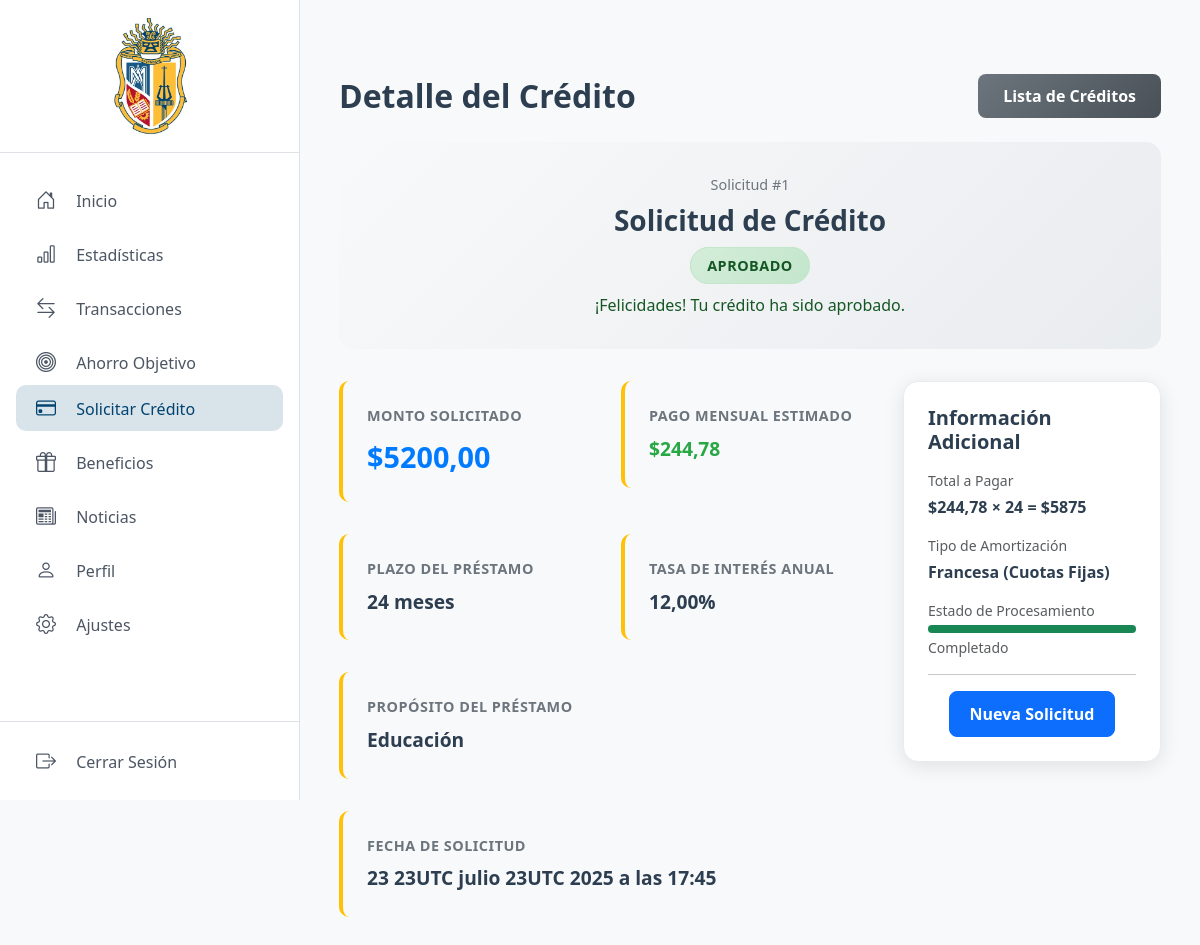
The page /credits/1/detail/ (signed in) on the database its author committed.
### credits/models.py (models this page shows, shortened)
class Credit(models.Model):
    STATUS_CHOICES = (
        ('pending', 'Pendiente'),
        ('approved', 'Aprobado'),
        ('rejected', 'Rechazado'),
        ('active', 'Activo'),
        ('paid', 'Pagado'),
        ('defaulted', 'Incumplido'),
    )
    TERM_CHOICES = (
        (12, '12 meses'),
        (24, '24 meses'),
        (36, '36 meses'),
        (48, '48 meses'),
    )
    wallet = models.ForeignKey(Wallet, on_delete=models.CASCADE, related_name='credits')
    amount = models.DecimalField(max_digits=10, decimal_places=2)
    interest_rate = models.DecimalField(max_digits=5, decimal_places=2)
    term = models.IntegerField(choices=TERM_CHOICES)  # Plazo en meses
    purpose = models.CharField(max_length=255, blank=True, null=True)
    estimated_monthly_payment = models.DecimalField(max_digits=10, decimal_places=2)
    status = models.CharField(max_length=20, choices=STATUS_CHOICES, default='pending')
    created_at = models.DateTimeField(auto_now_add=True)
    updated_at = models.DateTimeField(auto_now=True)

### credits/views.py (the view)
# urls.py: path('<int:credit_id>/detail/', views.credit_detail, name='credit_detail'),
@login_required
def credit_detail(request, credit_id):
    credit = get_object_or_404(Credit, id=credit_id, wallet__user=request.user)
    context = {
        'credit': credit
    }
    return render(request, 'credits/credit_detail.html', context)

### credits/templates/credits/credit_detail.html (shortened to what this page needs)
{% extends 'base.html' %}
{% block content %}
<div class="container-fluid px-4 py-4">
    <div class="row">
        <div class="col-12">
            <div class="d-flex justify-content-between align-items-center mb-4">
                <h2 class="mb-0" style="color: #2c3e50; font-weight: 600;">Detalle del Crédito</h2>
                <a href="{% url 'credit_list' %}" class="back-btn">
                    Lista de Créditos
                </a>
            </div>
            <div class="header-section">
                <div class="credit-id mb-2">Solicitud #{{ credit.id }}</div>
                <h3 class="mb-3" style="color: #2c3e50; font-weight: 600;">Solicitud de Crédito</h3>
                <span class="status-badge status-{{ credit.status }}">
                    {{ credit.get_status_display }}
                </span>
                {% if credit.status == 'pending' %}
                <div class="mt-3">
                    <p class="mb-0" style="color: #856404; font-weight: 500;">
                        <i class="fas fa-clock mr-2"></i>
                        Tu solicitud está siendo revisada. Recibirás una notificación cuando sea procesada.
                    </p>
                </div>
                {% elif credit.status == 'approved' %}
                <div class="mt-3">
                    <p class="mb-0" style="color: #155724; font-weight: 500;">
                        ¡Felicidades! Tu crédito ha sido aprobado.
                    </p>
                </div>
                {% endif %}
            </div>
            <div class="row">
                <div class="col-lg-8">
                    <div class="row">
                        <div class="col-md-6 mb-3">
                            <div class="detail-item">
                                <div class="detail-label">Monto Solicitado</div>
                                <div class="detail-value amount">${{ credit.amount }}</div>
                            </div>
                        </div>
                        <div class="col-md-6 mb-3">
                            <div class="detail-item">
                                <div class="detail-label">Pago Mensual Estimado</div>
                                <div class="detail-value payment">${{ credit.estimated_monthly_payment }}</div>
                            </div>
                        </div>
                        <div class="col-md-6 mb-3">
                            <div class="detail-item">
                                <div class="detail-label">Plazo del Préstamo</div>
                                <div class="detail-value">{{ credit.term }} meses</div>
                            </div>
                        </div>
                        <div class="col-md-6 mb-3">
                            <div class="detail-item">
                                <div class="detail-label">Tasa de Interés Anual</div>
                                <div class="detail-value">{{ credit.interest_rate }}%</div>
                            </div>
                        </div>
                        <div class="col-12 mb-3">
                            <div class="detail-item">
                                <div class="detail-label">Propósito del Préstamo</div>
                                <div class="detail-value">{{ credit.purpose }}</div>
                            </div>
                        </div>
                        <div class="col-12 mb-3">
                            <div class="detail-item">
                                <div class="detail-label">Fecha de Solicitud</div>
                                <div class="detail-value">{{ credit.created_at|date:"d de F de Y" }} a las {{ credit.created_at|date:"H:i" }}</div>
                            </div>
                        </div>
                    </div>
                </div>
                <div class="col-lg-4">
                    <div class="detail-card p-4">
                        <h5 class="mb-3" style="color: #2c3e50; font-weight: 600;">Información Adicional</h5>
                        <div class="mb-3">
                            <small class="text-muted d-block mb-1">Total a Pagar</small>
                            <strong style="color: #2c3e50;">${{ credit.estimated_monthly_payment|floatformat:2 }} × {{ credit.term }} = ${% widthratio credit.estimated_monthly_payment 1 credit.term %}</strong>
                        </div>
                        <div class="mb-3">
                            <small class="text-muted d-block mb-1">Tipo de Amortización</small>
                            <strong style="color: #2c3e50;">Francesa (Cuotas Fijas)</strong>
                        </div>
                        <div class="mb-3">
                            <small class="text-muted d-block mb-1">Estado de Procesamiento</small>
                            <div class="progress" style="height: 8px; border-radius: 4px;">
                                {% if credit.status == 'pending' %}
                                    <div class="progress-bar bg-warning" style="width: 50%"></div>
                                {% elif credit.status == 'approved' %}
                                    <div class="progress-bar bg-success" style="width: 100%"></div>
                                {% elif credit.status == 'rejected' %}
                                    <div class="progress-bar bg-danger" style="width: 100%"></div>
                                {% endif %}
                            </div>
                            <small class="text-muted mt-1 d-block">
                                {% if credit.status == 'pending' %}
                                    En revisión
                                {% elif credit.status == 'approved' %}
                                    Completado
                                {% elif credit.status == 'rejected' %}
                                    Rechazado
                                {% endif %}
                            </small>
                        </div>
                        <hr>
                        <div class="text-center">
                            <a href="{% url 'credit_request' %}" class="btn btn-primary" style="border-radius: 8px; font-weight: 600; padding: 10px 20px;">
                                Nueva Solicitud
                            </a>
                        </div>
                    </div>
                </div>
            </div>
        </div>
    </div>
</div>
{% endblock %}

### credits/templates/credits/credit_detail.html (style rules this page uses)
.detail-card { background: #ffffff; border-radius: 15px; box-shadow: 0 4px 20px rgba(0,0,0,0.1); border: 1px solid #e9ecef; }
.status-badge { padding: 8px 16px; border-radius: 25px; font-size: 0.9rem; font-weight: 600; text-transform: uppercase; letter-spacing: 0.5px; }
.status-approved { background: linear-gradient(135deg, #d4edda 0%, #c3e6cb 100%); color: #155724; border: 1px solid #c3e6cb; }
.detail-item { background: #f8f9fa; border-radius: 10px; padding: 1.5rem; margin-bottom: 1rem; border-left: 4px solid #ffc107; transition: all 0.3s ease; }
.detail-label { font-size: 0.9rem; color: #6c757d; font-weight: 600; text-transform: uppercase; letter-spacing: 0.5px; margin-bottom: 0.5rem; }
.detail-value { font-size: 1.2rem; font-weight: 700; color: #2c3e50; }
.detail-value.amount { font-size: 1.8rem; color: #007bff; }
.detail-value.payment { color: #28a745; }
.back-btn { background: linear-gradient(135deg, #6c757d 0%, #495057 100%); border: none; border-radius: 8px; padding: 10px 25px; font-weight: 600; color: white; text-decoration: none; transition: all 0.3s ease; }
.header-section { background: linear-gradient(135deg, #f8f9fa 0%, #e9ecef 100%); border-radius: 15px; padding: 2rem; margin-bottom: 2rem; text-align: center; }
.credit-id { font-size: 0.9rem; color: #6c757d; font-weight: 500; }

### rows shown on the page
Credit: id "1", status "APROBADO", amount "5200,00", estimated_monthly_payment "244,78", term "24", interest_rate "12,00", purpose "Educación", created_at "23 23UTC julio 23UTC 2025", created_at "17:45", estimated_monthly_payment+term "5875"
